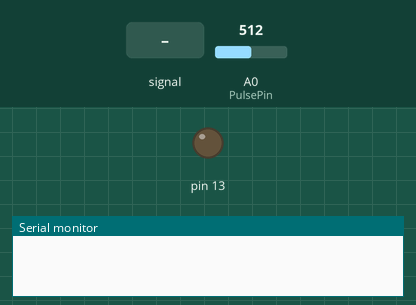
Recording of a sketch running on a simulated Arduino Uno, built with avr-gcc and run on an emulated ATmega328P. On the bench: output pins drawn as LEDs (lit = HIGH), the last lines printed to the serial monitor. The test bench sets the inputs (shaded band); at power-on: A0 (PulsePin) = 512.

Above: at 1.2 s.
1.3 s: A0 (PulsePin) fed a 200 Hz sine of ±81 counts around its level
4.3 s: A0 (PulsePin) set to 527
At 5.0 s:
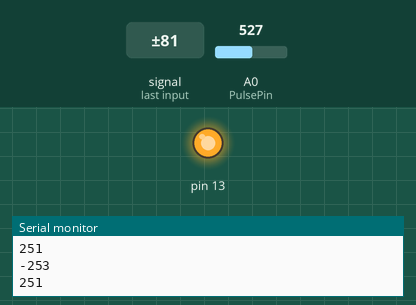
5.8 s: A0 (PulsePin) set to 511
At 6.3 s:
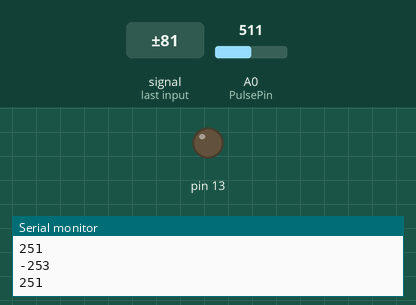
7.3 s: A0 (PulsePin) set to 535
At 8.6 s:
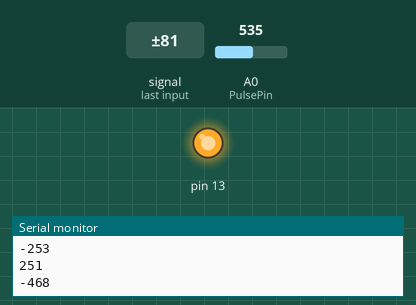
Timing chart, 0 to 9.8 s (numbered marks = the images above; inputs shaded):
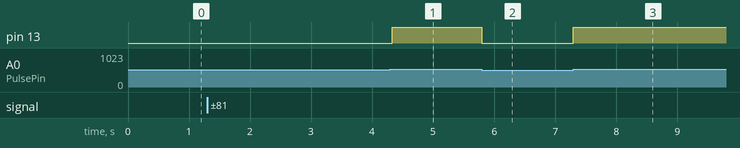

The sketch:

PulseSimple.ino
```cpp
int PulsePin = A0;         // Pulse Sensor purple wire connected to analog pin 0
int IBI = 600;             // int that holds the time interval between beats! Must be seeded!
int IBISign = 1;           // used to change the sign of the IBI, to indicate a new value (in case two succeeding values are the same)
boolean Pulse = false;     // "True" when a heartbeat is detected. (can be used for for blinking an LED everytime a heartbeat is detected)

void setup() {
  Serial.begin(115200);
  pinMode(13,OUTPUT);
}


int lastIBISign = 1; //Store the last state of the IBI sign
void loop() {
  checkPulseSensor(); //call this funtion as often as possible

  //Only print a value when a new pulse is detected
  if(IBISign != lastIBISign){
    Serial.println(IBI * IBISign);
    lastIBISign = IBISign;
  }

  //You can also use the pulse bool to e.g. light an LED
  digitalWrite(13,Pulse);
}
```

PulseChecker.ino
```cpp
int Peak = 512;                   // used to find peak in pulse wave, seeded
int Trough = 512;                 // used to find trough in pulse wave, seeded
int Threshold = 525;              // used to find instant moment of heart beat, seeded
int Amplitude = 100;              // used to hold amplitude of pulse waveform, seeded
int Signal;                       // holds the incoming raw data
unsigned long lastBeatTime = 0;   // Store last millis a pulse was detected

void checkPulseSensor(){
  Signal = analogRead(PulsePin);                  // Read the Pulse Sensor
  int N = millis() - lastBeatTime;                // Calculate time since we last had a beat

  if (Signal < Threshold && Pulse == true) {      // When the values are going below the threshold, the beat is over
    Pulse = false;                                // reset the Pulse flag so we are ready for another pulse
    Threshold = (Peak + Trough) / 2;              // Set threshold to the average of min and max values read.
    Peak = Threshold;                             // reset for next pulse
    Trough = Threshold;                           // reset for next pulse
    return;
  }

  //  Find the trough and the peak (aka. min and max) of the pulse wave (they are used to adjust threshold)
  if (Signal > Peak) {
    Peak = Signal;                           // keep track of highest point in pulse wave
  }
  if (Signal < Trough) {
    Trough = Signal;                         // keep track of lowest point in pulse wave
  }

  // Avoid false positives by waiting 3/5 of last IBI (for example we want to avoid the second, smaller pulse, aka. dicrotic pulse)
  if (N < (IBI / 5) * 3)
    return;

  // Look for a heart beat
  if (N > 250) {                                      // avoid high frequency noise
    if ( (Signal > Threshold) && !Pulse ) {           // Signal surges up in value every time there is a pulse
      Pulse = true;                                   // set the Pulse flag when we think there is a pulse
      IBISign *= -1;                                  // Change the sign value, to indicate a new IBI is available (in case two consecutive IBIs are the same)
      IBI = N;                                        // Set inter-beat interval
      lastBeatTime = millis();                        // keep track of time for next pulse
    }
  }

  if (N > 2500) {                          // if 2.5 seconds go by without a beat, reset values and wait for a clear beat
    Threshold = 512;                       // set threshhold to default value
    Peak = 512;                            // set P default
    Trough = 512;                          // set T default
    lastBeatTime = millis();               // bring the lastBeatTime up to date (would probably be better to just leave it be, and filter any large values (>2500) from the data)
  }
}
```

Measured:
- the behaviour switches between 512 and 513 on A0 (PulsePin) (found by bisection; images 0 and 1)
- after the input at 4.3 s, pin 13: LOW → HIGH at once
- after the input at 5.8 s, pin 13: HIGH → LOW at once
- after the input at 7.3 s, pin 13: LOW → HIGH at once
